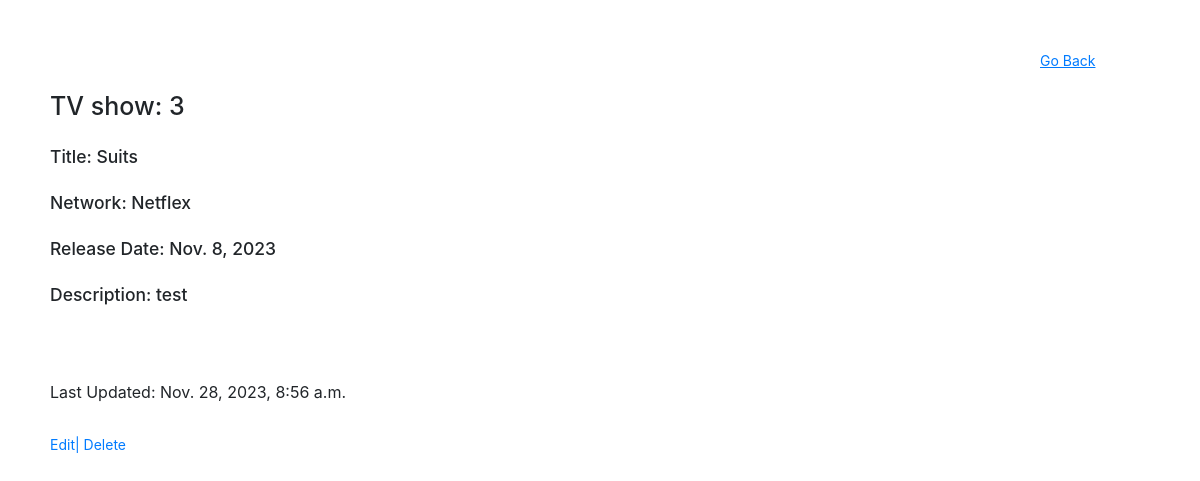
Screenshot of /shows/3 with the database file from the repository.
### semi_restful_app/models.py (models this page shows)
class Show(models.Model):
    title = models.CharField(max_length=255)
    network = models.CharField(max_length=255)
    date = models.DateField()
    desc = models.TextField(null=True)
    updated_at = models.DateTimeField(auto_now_add=True)
    created_at = models.DateTimeField(auto_now_add=True)
    objects = ShowManager()

### semi_restful_app/views.py (the view)
# urls.py: path('<int:id>', views.showTV),
def showTV(request, id):
    x = Show.objects.get(id=id)
    context = {
        'id' : x.id,
        'title' : x.title,
        'network' : x.network,
        'date' : x.date,
        'desc' : x.desc,
        'updated_at' : x.updated_at
    }
    return render(request, 'showTV.html', context)

### semi_restful_app/templates/showTV.html (shortened to what this page needs)
<!DOCTYPE html>
<html lang="en">
<head>
    <link rel="stylesheet" href="https://maxcdn.bootstrapcdn.com/bootstrap/3.4.1/css/bootstrap.min.css">
    <link rel="stylesheet" href="https://cdn.jsdelivr.net/npm/bootstrap@4.6.2/dist/css/bootstrap.min.css">
</head>
    <body>
        <a class="go-back" href="/shows">Go Back</a>
        <h1>TV show: {{ id }}</h1>
        <h3>Title: {{ title }}</h3>
        <h3>Network: {{ network }}</h3>
        <h3>Release Date: {{ date }}</h3>
        <h3>Description: {{ desc }}</h3>
        <br>
        <br>
        <p class="last-update">Last Updated: {{ updated_at }}</p>
        <div class="edit-delete">
            <a href="/shows/{{ id }}/edit">Edit|</a>
            <a href="/shows/delete/{{id}}">Delete</a>
        </div>
    </body>
</html>

### semi_restful_app/templates/showTV.html (style rules this page uses)
body { display: flex; flex-direction: column; padding: 50px; gap: 20px; }
.last-update { font-size: 16px; }
.go-back { margin-left: 90%; font-size: 14px; text-decoration: underline; }
.edit-delete { font-size: 14px; }

### rows the page displays
Show: title "Suits", network "Netflex", date "Nov. 8, 2023", desc "test", updated_at "Nov. 28, 2023, 8:56 a.m."

### other values shown
{{ id }} "3"
